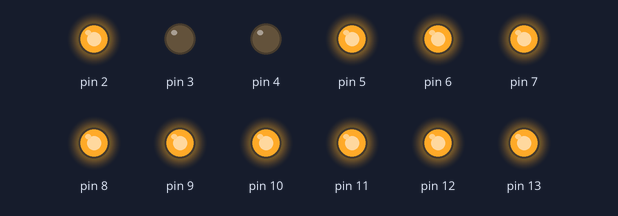
Recording of a sketch running on a simulated Arduino Uno, built with avr-gcc and run on an emulated ATmega328P. On the bench: output pins drawn as LEDs (lit = HIGH).

Above: at 0.2 s.
At 2.2 s:
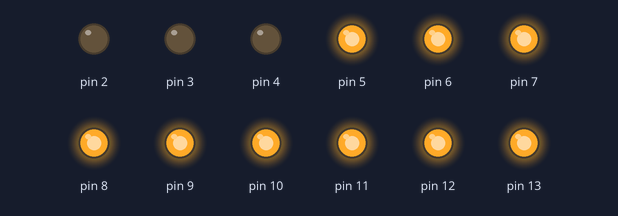
At 4.5 s:
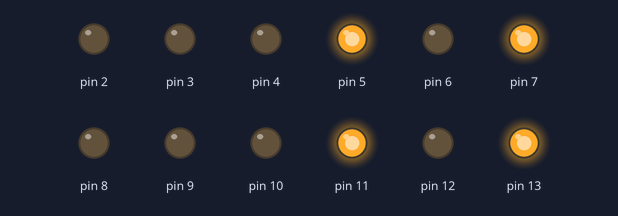
At 18.0 s:
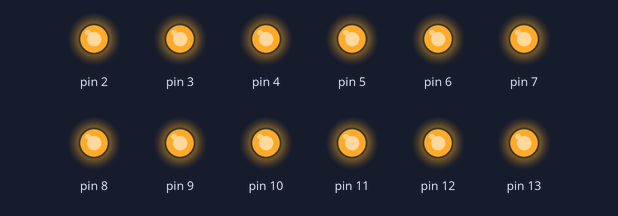
At 21.2 s:
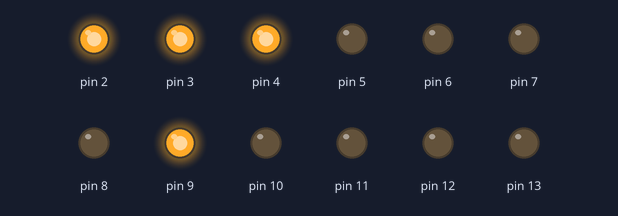
At 32.5 s:
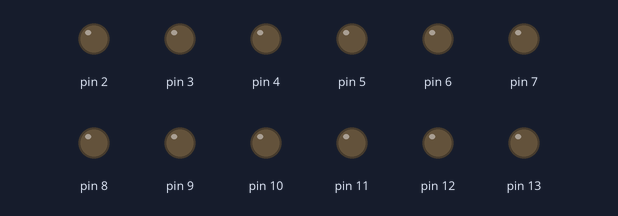
Timing chart, 0 to 40.0 s (numbered marks = the images above):
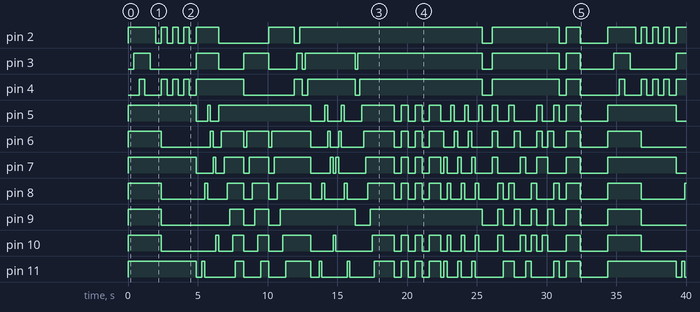

The sketch:

CUBO_LED_3X3X3__ultima_version.ino
```cpp
void setup() {
 for (int pin = 2; pin < 14; pin++) {
 pinMode (pin,OUTPUT);
     }
}

void loop() {    ///////////////// DESDE AQUI EMPIEZA LA PROGRAMACION

 for (int pin = 5; pin < 14; pin++) {      //LOS NIVELES ASCINDEN Y DESCINDEN
  digitalWrite(pin, HIGH);
 }

 for (int pin = 2; pin < 5; pin++) {
  digitalWrite(pin, HIGH);
  delay(400);
 }
   for (int pin = 4; pin > 1; pin--) {
  digitalWrite(pin, LOW);
  delay(400);
 }
  for (int pin = 2; pin < 14; pin++) {    //APAGAMOS TODO
  digitalWrite(pin, LOW);
 }
////////////////////////////////// LAS CUATRO ESQUINAS PARPADEAN
     digitalWrite(5, HIGH);
     digitalWrite(7, HIGH);
     digitalWrite(11, HIGH);
     digitalWrite(13, HIGH);
     digitalWrite(2, HIGH);
     digitalWrite(4, HIGH);
     delay(400);
     digitalWrite(2, LOW);
     digitalWrite(4, LOW);
     delay(400);
     digitalWrite(5, HIGH);
     digitalWrite(7, HIGH);
     digitalWrite(11, HIGH);
     digitalWrite(13, HIGH);
     digitalWrite(2, HIGH);
     digitalWrite(4, HIGH);
     delay(400);
     digitalWrite(2, LOW);
     digitalWrite(4, LOW);
     delay(400);
     digitalWrite(5, HIGH);
     digitalWrite(7, HIGH);
     digitalWrite(11, HIGH);
     digitalWrite(13, HIGH);
     digitalWrite(2, HIGH);
     digitalWrite(4, HIGH);
     delay(400);
     digitalWrite(2, LOW);
     digitalWrite(4, LOW);
     delay(500);

  for (int pin = 2; pin < 14; pin++) {    //APAGAMOS TODO
  digitalWrite(pin, LOW);
 }
 //////////////////////////////////////ENCENDEMOS LAS COLUMNAS EXTIERIORES, EN FORM A SECUEMCIAL
      digitalWrite(13, HIGH);
      digitalWrite(2, HIGH);
      digitalWrite(3, HIGH);
      digitalWrite(4, HIGH);
      delay(200);
  for (int pin = 2; pin < 14; pin++) {
  digitalWrite(pin, LOW);
 }
      digitalWrite(12, HIGH);
      digitalWrite(2, HIGH);
      digitalWrite(3, HIGH);
      digitalWrite(4, HIGH);
      delay(200);
  for (int pin = 2; pin < 14; pin++) {
  digitalWrite(pin, LOW);
 }
      digitalWrite(11, HIGH);
      digitalWrite(2, HIGH);
      digitalWrite(3, HIGH);
      digitalWrite(4, HIGH);
      delay(200);
  for (int pin = 2; pin < 14; pin++) {
  digitalWrite(pin, LOW);
 }
      digitalWrite(8, HIGH);
      digitalWrite(2, HIGH);
      digitalWrite(3, HIGH);
      digitalWrite(4, HIGH);
      delay(200);
  for (int pin = 2; pin < 14; pin++) {
  digitalWrite(pin, LOW);
 }
      digitalWrite(5, HIGH);
      digitalWrite(2, HIGH);
      digitalWrite(3, HIGH);
      digitalWrite(4, HIGH);
      delay(200);
  for (int pin = 2; pin < 14; pin++) {
  digitalWrite(pin, LOW);
 }
      digitalWrite(6, HIGH);
      digitalWrite(2, HIGH);
      digitalWrite(3, HIGH);
      digitalWrite(4, HIGH);
      delay(200);
  for (int pin = 2; pin < 14; pin++) {
  digitalWrite(pin, LOW);
 }
      digitalWrite(7, HIGH);
      digitalWrite(2, HIGH);
      digitalWrite(3, HIGH);
      digitalWrite(4, HIGH);
      delay(200);
  for (int pin = 2; pin < 14; pin++) {
  digitalWrite(pin, LOW);
 }
      digitalWrite(10, HIGH);
      digitalWrite(2, HIGH);
      digitalWrite(3, HIGH);
      digitalWrite(4, HIGH);
      delay(200);
  for (int pin = 2; pin < 14; pin++) {
  digitalWrite(pin, LOW);
}
////////////////////////////////////////// ENCIENDEN LOS LEDS DE A 1, DE ARRIBA HACIA ABAJO
   digitalWrite(4, HIGH);
   for (int pin = 5; pin < 14; pin++) {
   digitalWrite(pin, HIGH);
    delay(200);
 }
  for (int pin = 2; pin < 14; pin++) {
  digitalWrite(pin, LOW);
   }

   digitalWrite(3, HIGH);
   for (int pin = 5; pin < 14; pin++) {
   digitalWrite(pin, HIGH);
    delay(200);
 }
  for (int pin = 2; pin < 14; pin++) {
  digitalWrite(pin, LOW);
   }
    digitalWrite(2, HIGH);
   for (int pin = 5; pin < 14; pin++) {
   digitalWrite(pin, HIGH);
    delay(200);
 }
  for (int pin = 2; pin < 14; pin++) {
  digitalWrite(pin, LOW);
   }

///////////////////////////////////////////////////////////////  BAJAN Y SUBEN LAS COLUMNAS
   for (int pin = 13; pin > 4; pin--) {
   digitalWrite(pin, HIGH);
   }
   for (int pin = 4; pin > 1; pin--) {
   digitalWrite(pin, HIGH);
    delay(200);
}
   for (int pin = 2; pin < 14; pin++) {
  digitalWrite(pin, LOW);
 }
   for (int pin = 5; pin < 14; pin++) {
   digitalWrite(pin, HIGH);
   }
   for (int pin = 2; pin < 5; pin++) {
   digitalWrite(pin, HIGH);
    delay(200);
}
   for (int pin = 2; pin < 14; pin++) {
  digitalWrite(pin, LOW);
 }

////////////////////////////////////////////////////// COLUMNA CENTRAL FIJA, COLUMNAS EXTERNAS SECUENCIALES.
digitalWrite(9, HIGH);
digitalWrite(2, HIGH);
digitalWrite(3, HIGH);
digitalWrite(4, HIGH);
delay(200);
digitalWrite(13, HIGH);
delay(200);
digitalWrite(13, LOW);
digitalWrite(12, HIGH);
delay(200);
digitalWrite(12, LOW);
digitalWrite(11, HIGH);
delay(200);
digitalWrite(11, LOW);
digitalWrite(8, HIGH);
delay(200);
digitalWrite(8, LOW);
digitalWrite(5, HIGH);
delay(200);
digitalWrite(5, LOW);
digitalWrite(6, HIGH);
delay(200);
digitalWrite(6, LOW);
digitalWrite(7, HIGH);
delay(200);
digitalWrite(7, LOW);
digitalWrite(10, HIGH);
delay(200);
//////////////////////////////////////////////////////////////
digitalWrite(7, HIGH);
digitalWrite(10, LOW);
delay(200);
digitalWrite(6, HIGH);
digitalWrite(7, LOW);
delay(200);
digitalWrite(5, HIGH);
digitalWrite(6, LOW);
delay(200);
digitalWrite(8, HIGH);
digitalWrite(5, LOW);
delay(200);
digitalWrite(11, HIGH);
digitalWrite(8, LOW);
delay(200);
digitalWrite(12, HIGH);
digitalWrite(11, LOW);
delay(200);
digitalWrite(13, HIGH);
digitalWrite(12, LOW);
delay(200);
   for (int pin = 2; pin < 14; pin++) {    //APAGAMOS TODO
  digitalWrite(pin, LOW);
 }
//////////////////////////////////////////ENCIENDEN COLUMNA POR COLUMNA SECUENCIAL
  for (int pin = 2; pin < 14; pin++) {
  digitalWrite(pin, HIGH);
  delay(150);
  }
////////////////////////////////////////////COLUMNA CENTRAL ENCNEDIDA,ENCENDIO CUBO COMPLETO
digitalWrite(9, HIGH);
digitalWrite(2, HIGH);
digitalWrite(3, HIGH);
digitalWrite(4, HIGH);
delay(500);
digitalWrite(5, HIGH);
digitalWrite(6, HIGH);
digitalWrite(7, HIGH);
digitalWrite(8, HIGH);
digitalWrite(10, HIGH);
digitalWrite(11, HIGH);
digitalWrite(12, HIGH);
digitalWrite(13, HIGH);
delay(500);
  digitalWrite(5, LOW);
digitalWrite(6, LOW);
digitalWrite(7, LOW);
digitalWrite(8, LOW);
digitalWrite(10, LOW);
digitalWrite(11, LOW);
digitalWrite(12, LOW);
digitalWrite(13, LOW);
delay(500);
digitalWrite(5, HIGH);
digitalWrite(6, HIGH);
digitalWrite(7, HIGH);
digitalWrite(8, HIGH);
digitalWrite(10, HIGH);
digitalWrite(11, HIGH);
digitalWrite(12, HIGH);
digitalWrite(13, HIGH);
delay(500);
  digitalWrite(5, LOW);
digitalWrite(6, LOW);
digitalWrite(7, LOW);
digitalWrite(8, LOW);
digitalWrite(10, LOW);
digitalWrite(11, LOW);
digitalWrite(12, LOW);
digitalWrite(13, LOW);
delay(500);
digitalWrite(5, HIGH);
digitalWrite(6, HIGH);
digitalWrite(7, HIGH);
digitalWrite(8, HIGH);
digitalWrite(10, HIGH);
digitalWrite(11, HIGH);
digitalWrite(12, HIGH);
digitalWrite(13, HIGH);
delay(500);
  digitalWrite(5, LOW);
digitalWrite(6, LOW);
digitalWrite(7, LOW);
digitalWrite(8, LOW);
digitalWrite(10, LOW);
digitalWrite(11, LOW);
digitalWrite(12, LOW);
digitalWrite(13, LOW);
delay(500);
//////////////////////////////////////////////////////
digitalWrite(5, HIGH);
digitalWrite(6, HIGH);
digitalWrite(7, HIGH);
digitalWrite(8, HIGH);
digitalWrite(9, HIGH);
digitalWrite(10, HIGH);
digitalWrite(11, HIGH);
digitalWrite(12, HIGH);
digitalWrite(13, HIGH);
delay(800);
digitalWrite(5, LOW);
digitalWrite(6, HIGH);
digitalWrite(7, LOW);
digitalWrite(8, LOW);
digitalWrite(10, LOW);
digitalWrite(11, LOW);
digitalWrite(12, HIGH);
digitalWrite(13, LOW);
delay(250);
digitalWrite(5, LOW);
digitalWrite(6, LOW);
digitalWrite(7, HIGH);
digitalWrite(8, LOW);
digitalWrite(10, LOW);
digitalWrite(11, HIGH);
digitalWrite(12, LOW);
digitalWrite(13, LOW);
delay(250);
digitalWrite(5, LOW);
digitalWrite(6, LOW);
digitalWrite(7, LOW);
digitalWrite(8, HIGH);
digitalWrite(10, HIGH);
digitalWrite(11, LOW);
digitalWrite(12, LOW);
digitalWrite(13, LOW);
delay(250);
digitalWrite(5, HIGH);
digitalWrite(6, LOW);
digitalWrite(7, LOW);
digitalWrite(8, LOW);
digitalWrite(10, LOW);
digitalWrite(11, LOW);
digitalWrite(12, LOW);
digitalWrite(13, HIGH);
delay(250);
digitalWrite(5, LOW);
digitalWrite(6, HIGH);
digitalWrite(7, LOW);
digitalWrite(8, LOW);
digitalWrite(10, LOW);
digitalWrite(11, LOW);
digitalWrite(12, HIGH);
digitalWrite(13, LOW);
delay(250);
digitalWrite(5, LOW);
digitalWrite(6, LOW);
digitalWrite(7, HIGH);
digitalWrite(8, LOW);
digitalWrite(10, LOW);
digitalWrite(11, HIGH);
digitalWrite(12, LOW);
digitalWrite(13, LOW);
delay(250);
digitalWrite(5, LOW);
digitalWrite(6, LOW);
digitalWrite(7, LOW);
digitalWrite(8, HIGH);
digitalWrite(10, HIGH);
digitalWrite(11, LOW);
digitalWrite(12, LOW);
digitalWrite(13, LOW);
delay(250);
digitalWrite(5, HIGH);
digitalWrite(6, LOW);
digitalWrite(7, LOW);
digitalWrite(8, LOW);
digitalWrite(10, LOW);
digitalWrite(11, LOW);
digitalWrite(12, LOW);
digitalWrite(13, HIGH);
delay(250);
digitalWrite(5, LOW);
digitalWrite(6, HIGH);
digitalWrite(7, LOW);
digitalWrite(8, LOW);
digitalWrite(10, LOW);
digitalWrite(11, LOW);
digitalWrite(12, HIGH);
digitalWrite(13, LOW);
delay(250);
digitalWrite(5, LOW);
digitalWrite(6, LOW);
digitalWrite(7, HIGH);
digitalWrite(8, LOW);
digitalWrite(10, LOW);
digitalWrite(11, HIGH);
digitalWrite(12, LOW);
digitalWrite(13, LOW);
delay(250);
digitalWrite(5, LOW);
digitalWrite(6, LOW);
digitalWrite(7, LOW);
digitalWrite(8, HIGH);
digitalWrite(10, HIGH);
digitalWrite(11, LOW);
digitalWrite(12, LOW);
digitalWrite(13, LOW);
delay(250);
digitalWrite(5, HIGH);
digitalWrite(6, LOW);
digitalWrite(7, LOW);
digitalWrite(8, LOW);
digitalWrite(10, LOW);
digitalWrite(11, LOW);
digitalWrite(12, LOW);
digitalWrite(13, HIGH);
delay(250);
///////////////////////////////////////////////////// APAGADO

digitalWrite(2, LOW);
digitalWrite(3, LOW);
digitalWrite(4, LOW);
digitalWrite(5, LOW);
digitalWrite(6, LOW);
digitalWrite(7, LOW);
digitalWrite(8, LOW);
digitalWrite(9, LOW);
digitalWrite(10, LOW);
digitalWrite(11, LOW);
digitalWrite(12, LOW);
digitalWrite(13, LOW);
delay(700);
////////////////////////////////////////////////ENCENDIDO POR CAPAS
digitalWrite(2, HIGH);
digitalWrite(3, HIGH);
digitalWrite(4, HIGH);
digitalWrite(5, HIGH);
digitalWrite(6, HIGH);
digitalWrite(7, HIGH);
delay(400);
digitalWrite(5, LOW);
digitalWrite(6, LOW);
digitalWrite(7, LOW);
digitalWrite(8, HIGH);
digitalWrite(9, HIGH);
digitalWrite(10, HIGH);
delay(400);
digitalWrite(8, LOW);
digitalWrite(9, LOW);
digitalWrite(10, LOW);
digitalWrite(11, HIGH);
digitalWrite(12, HIGH);
digitalWrite(13, HIGH);
delay(400);
digitalWrite(11, LOW);
digitalWrite(12, LOW);
digitalWrite(13, LOW);
digitalWrite(5, HIGH);
digitalWrite(8, HIGH);
digitalWrite(11, HIGH);
delay(400);
digitalWrite(5, LOW);
digitalWrite(8, LOW);
digitalWrite(11, LOW);
digitalWrite(6, HIGH);
digitalWrite(9, HIGH);
digitalWrite(12, HIGH);
delay(400);
digitalWrite(6, LOW);
digitalWrite(9, LOW);
digitalWrite(12, LOW);
digitalWrite(7, HIGH);
digitalWrite(10, HIGH);
digitalWrite(13, HIGH);
delay(400);
digitalWrite(7, LOW);
digitalWrite(9, LOW);
digitalWrite(10, LOW);
digitalWrite(12, HIGH);
digitalWrite(11, HIGH);
delay(400);
digitalWrite(12, LOW);
digitalWrite(11, LOW);
digitalWrite(13, LOW);
digitalWrite(8, HIGH);
digitalWrite(9, HIGH);
digitalWrite(10, HIGH);
delay(400);
digitalWrite(8, LOW);
digitalWrite(9, LOW);
digitalWrite(10, LOW);
digitalWrite(5, HIGH);
digitalWrite(6, HIGH);
digitalWrite(7, HIGH);
delay(400);
digitalWrite(5, LOW);
digitalWrite(6, LOW);
digitalWrite(10, HIGH);
digitalWrite(13, HIGH);
delay(400);
digitalWrite(10, LOW);
digitalWrite(13, LOW);
digitalWrite(7, LOW);
digitalWrite(6, HIGH);
digitalWrite(9, HIGH);
digitalWrite(12, HIGH);
delay(400);
digitalWrite(6, LOW);
digitalWrite(9, LOW);
digitalWrite(12, LOW);
digitalWrite(5, HIGH);
digitalWrite(8, HIGH);
digitalWrite(11, HIGH);
delay(400);
digitalWrite(2, LOW);
digitalWrite(3, LOW);
digitalWrite(4, LOW);
digitalWrite(5, LOW);
digitalWrite(6, LOW);
digitalWrite(7, LOW);
digitalWrite(8, LOW);
digitalWrite(9, LOW);
digitalWrite(10, LOW);
digitalWrite(11, LOW);
digitalWrite(12, LOW);
digitalWrite(13, LOW);
delay(500);

//////////////////////////OTRO EFECTO0000000000000000
digitalWrite(2, HIGH);
digitalWrite(3, HIGH);
digitalWrite(4, HIGH);
digitalWrite(5, HIGH);
digitalWrite(6, HIGH);
digitalWrite(7, HIGH);
digitalWrite(8, HIGH);
digitalWrite(9, HIGH);
digitalWrite(10, HIGH);
digitalWrite(11, HIGH);
digitalWrite(12, HIGH);
digitalWrite(13, HIGH);
delay(1000);
digitalWrite(2, LOW);
digitalWrite(3, LOW);
digitalWrite(4, LOW);
digitalWrite(5, LOW);
digitalWrite(6, LOW);
digitalWrite(7, LOW);
digitalWrite(8, LOW);
digitalWrite(9, LOW);
digitalWrite(10, LOW);
digitalWrite(11, LOW);
digitalWrite(12, LOW);
digitalWrite(13, LOW);
delay(2000);


}
```

Measured:
- by itself, pin 2: LOW → HIGH at 0.00 s, → LOW 2.0 s later, → HIGH 0.40 s later, → LOW 0.40 s later, … (27 changes in this stretch)
- by itself, pin 3: LOW → HIGH at 0.40 s, → LOW 1.2 s later, → HIGH 3.3 s later, → LOW 1.6 s later, … (19 changes in this stretch)
- by itself, pin 4: LOW → HIGH at 0.80 s, → LOW 0.40 s later, → HIGH 1.2 s later, → LOW 0.40 s later, … (29 changes in this stretch)
- by itself, pin 5: LOW → HIGH at 0.00 s, → LOW 4.9 s later, → HIGH 0.80 s later, → LOW 0.20 s later, … (36 changes in this stretch)
- by itself, pin 6: LOW → HIGH at 0.00 s, → LOW 2.4 s later, → HIGH 3.5 s later, → LOW 0.20 s later, … (38 changes in this stretch)
- by itself, pin 7: LOW → HIGH at 0.00 s, → LOW 4.9 s later, → HIGH 1.2 s later, → LOW 0.20 s later, … (38 changes in this stretch)
- by itself, pin 8: LOW → HIGH at 0.00 s, → LOW 2.4 s later, → HIGH 3.1 s later, → LOW 0.20 s later, … (41 changes in this stretch)
- by itself, pin 9: LOW → HIGH at 0.00 s, → LOW 2.4 s later, → HIGH 4.9 s later, → LOW 1.0 s later, … (22 changes in this stretch)
